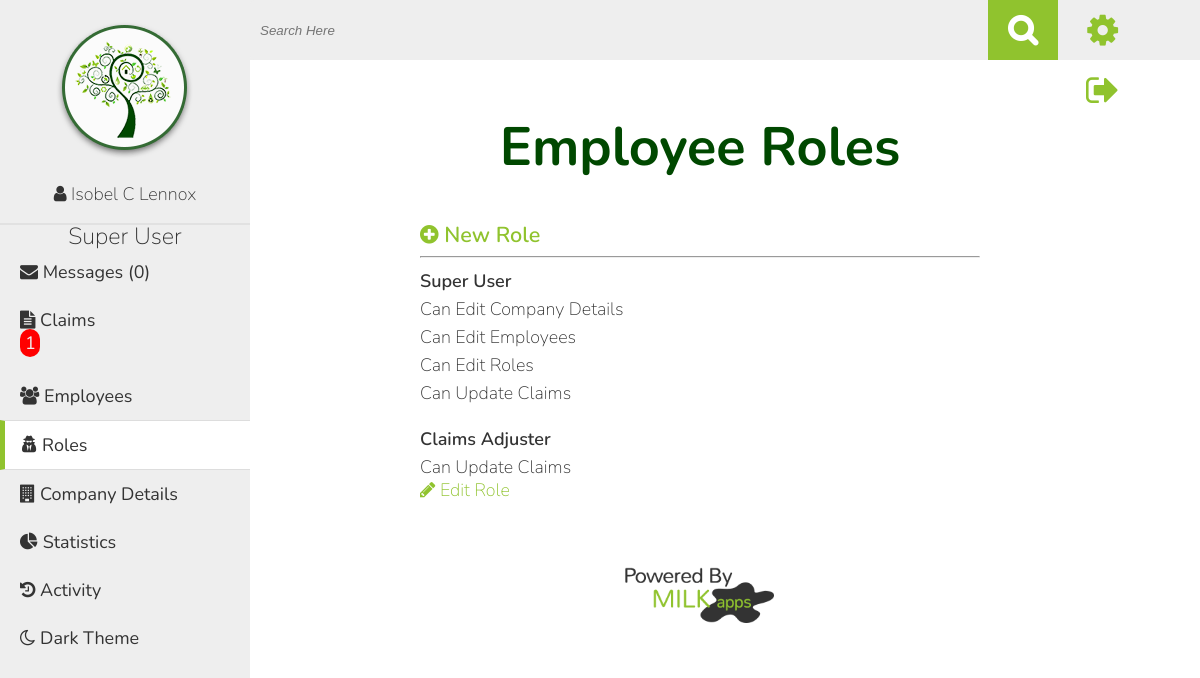
Before: /roles.php (signed in) with the older database file.
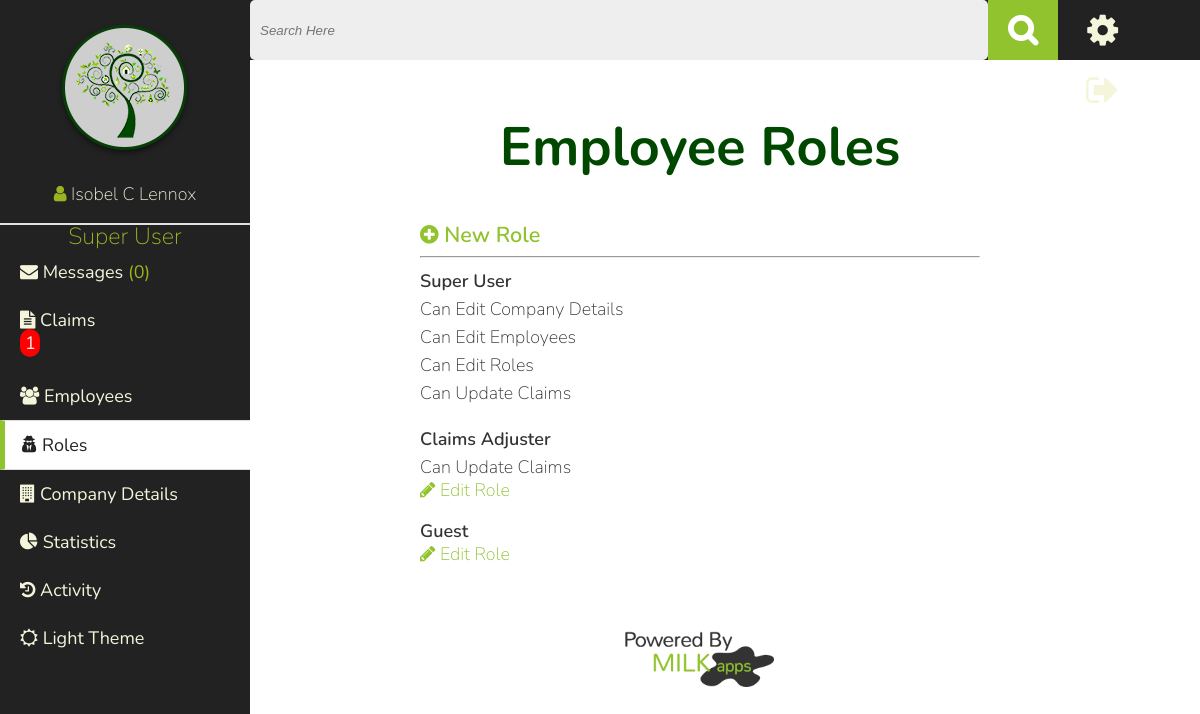
After: the same page with the newer database file.
### tables this page shows
CREATE TABLE IF NOT EXISTS `company_details` (
  `id` int(11) NOT NULL,
  `logo` varchar(60) DEFAULT NULL,
  `name` varchar(60) NOT NULL,
  `address` varchar(60) NOT NULL,
  `city` varchar(60) NOT NULL,
  `state` varchar(20) NOT NULL,
  `zip` varchar(10) NOT NULL,
  `phone` varchar(20) NOT NULL,
  `content` varchar(500) NOT NULL
);

CREATE TABLE IF NOT EXISTS `roles` (
  `id` int(11) NOT NULL,
  `name` varchar(60) NOT NULL
);

CREATE TABLE IF NOT EXISTS `permissions` (
  `id` int(11) NOT NULL,
  `name` varchar(60) NOT NULL
);

### roles.php (the view, shortened to what the changed rows need)
<?php $current_page="roles";
include("inc/header.php");
?>
<h1>Employee Roles</h1>
 <a href="add_role.php" class='large_link'><i class="fa fa-plus-circle"></i> New Role</a><br/>
 <?php
    $role_query  = "SELECT * FROM roles";
    $role_result = mysqli_query($connection, $role_query);
    if($role_result){
        echo "<ul>";
        foreach($role_result as $role){
            $role_id=$role['id'];
            echo "<li><strong>".$role['name']."</strong></li>";
                   $permission_query  = "SELECT * FROM roles_permissions WHERE role_id={$role['id']}";
                    $permission_result = mysqli_query($connection, $permission_query);
                    if($permission_result){
                        echo "<ul>";
                        foreach($permission_result as $permission){
                            $permission_id=$permission['permission_id'];
                                $name_query  = "SELECT * FROM permissions WHERE id={$permission_id}";
                                $name_result = mysqli_query($connection, $name_query);
                                if($name_result){
                                    foreach($name_result as $name){
                                        echo "<li>".$name['name']."</li>";
                                        }
                                }
                        }
                        echo "</ul>";
                    }
            if($role_id!=="1"){
                 if(!isset($_GET['role'])){
                echo "<a href=\"roles.php?role=".$role_id."\"><i class=\"fa fa-pencil\"></i>  Edit Role</a><br/>";
                 }
            }
             echo "<br/>";
            }
    echo "</ul>";
    }
 ?>
<?php include("inc/footer.php"); ?>

### inc/header.php (shortened to what the changed rows need)
<!DOCTYPE html>
<html>
    <head>
        <?php if(isset($_SESSION['theme'])){
        if($_SESSION['theme']==1){
                     ?>
                    <link rel="stylesheet" href="css/style.css">
                    <link rel="stylesheet" href="css/dark-theme.css">
            <?php  }else{
                      ?>
                    <link rel="stylesheet" href="css/style.css">
            <?php   }
        }else{ ?>
            <link rel="stylesheet" href="css/style.css">
        <?php } ?>
        <link rel="stylesheet" href="//maxcdn.bootstrapcdn.com/font-awesome/4.3.0/css/font-awesome.min.css">
    </head>
<body>
<nav>
  <div class= 'logo_user'>
    <?php
        $logo_query="SELECT * FROM company_details";
        $logo_found=mysqli_query($connection, $logo_query);;
        if($logo_found){
            $details=mysqli_fetch_assoc($logo_found);
            $logo=$details['logo'];
        }else{
            $logo="img/under_my_roof_sm.png";
        }
        ?>
    <a href="index.php"><img src="<?php echo $logo; ?>" alt="Greenwell Bank Logo"></a><br>
    <i class="fa fa-user"> </i> <a title="Your Profile" href="profile.php"><?php echo $_SESSION['username']; ?></a>
  </div>
<?php
if($_SESSION['is_employee']==0){
         ?>
        <ul>
         <?php
                if(!isset($current_page) || $current_page=="dashboard"){
                    echo "<li class=\"current_page\"><a href=\"index.php\"><i class=\"fa fa-tachometer\"></i> Dashboard</a></li>";
                }else{
                   echo " <li><a href=\"index.php\"><i class=\"fa fa-tachometer\"></i> Dashboard</a></li>";
                }
            ?>
                <?php
                if(isset($current_page) && $current_page=="inventory"){
                    echo "<li class=\"current_page\"><a href='inventory.php'><i class=\"fa fa-cubes\"></i> Inventory</a>";
                    echo "<ul>";
                    if(isset($sub_page)&&($sub_page == "add_item")) {
                      echo "<li class=\"sub_page\"><a href='add_item.php'><i class=\"fa fa-plus\"></i> Add Item</a></li>";
                    } else {
                      echo "<li><a href=\"add_item.php\"><i class=\"fa fa-plus\"></i> Add Item</a></li>";
                    }
                    if(isset($sub_page)&&($sub_page == "view_rooms")) {
                      echo "<li class=\"sub_page\"><a href='rooms.php'><i class=\"fa fa-eye\"></i> View Rooms</a></li>";
                    } else {
                      echo "<li><a href='rooms.php'><i class=\"fa fa-eye\"></i> View Rooms</a></li>";
                    }
                    echo "</ul></li>";
                ?>
            <?php
                }else{
                   echo " <li><a href='inventory.php'><i class=\"fa fa-cubes\"></i> Inventory</a> ";
                     ?>
              <ul>
                <li><a href="add_item.php"><i class="fa fa-plus"></i> Add Item</a></li>
                <li><a href="rooms.php"><i class="fa fa-eye"></i> View Rooms</a></li>
              </ul> </li>
               <?php
                }
            if(isset($current_page) && $current_page=="claims"){  ?>
            <li class="current_page"><a href="claim_history.php"><i class="fa fa-folder-open"></i> Claims</a>
            <ul>
          <?php
              if(isset($sub_page)&&($sub_page == "file_claim")) {
                echo "<li class=\"sub_page\"><a href=\"file_new_claim.php\"><i class=\"fa fa-file-text\"></i> File Claim</a></li> ";
              } else {
                echo "<li><a href=\"file_new_claim.php\"><i class=\"fa fa-file-text\"></i> File Claim</a></li>";
              }?>
            </ul>
            </li>
<?php }else{
            $all_query  = "SELECT COUNT(*) as total FROM claims WHERE user_id={$_SESSION['user_id']}";
            $all_result = mysqli_query($connection, $all_query);
            $data=mysqli_fetch_assoc($all_result);
          ?>
            <li><a href="claim_history.php"><i class="fa fa-folder-open"></i> Claims</a> <div class="claim_alert"><?php echo $data['total']; ?></div>
                <ul>
                 <li><a href="file_new_claim.php"><i class="fa fa-file-text"></i> File Claim</a></li>
                </ul>
            </li>
   <?php }
             if(isset($current_page) && $current_page=="activity"){ ?>
            <li class="current_page"><a href="activity.php"><i class="fa fa-history"></i> Activity</a></li>
            <?php }else{ ?>
             <li><a href="activity.php"><i class="fa fa-history"></i> Activity</a></li>
           <?php  }
            if(isset($current_page) && $current_page=="help"){?>
            <li class="current_page"><a href="help.php"><i class="fa fa-question"></i> Help</a></li>
             <?php }else{ ?>
              <li><a href="help.php"><i class="fa fa-question"></i> Help</a></li>
              <?php  } ?>
        </ul>
<?php }else{
     ?>
     <?php
    $role_query  = "SELECT * FROM roles WHERE id={$_SESSION['role']}";
    $role_result = mysqli_query($connection, $role_query);
    if($role_result){
        $role=mysqli_fetch_assoc($role_result);
        echo "<h4>".$role['name']."</h4>";
    }
    $claim_notification="SELECT COUNT(*) as total FROM claims WHERE status_id=0";
    $result=mysqli_query($connection, $claim_notification);
    $data=mysqli_fetch_assoc($result);
    $total= $data['total'];
   $role=0;
     foreach($_SESSION['permissions'] as $key => $val){
        if($val==3){
            $role++;
        }
    }  ?>
            <ul>
                   <?php
                    $message_query="SELECT COUNT(*) as messages FROM messages WHERE sent_to={$_SESSION['user_id']} AND viewed=0";
                    $message_found=mysqli_query($connection, $message_query);
                    $mes=mysqli_fetch_assoc($message_found);
                    $num_messg= $mes['messages'];
                    ?>
                <?php  if(isset($current_page) &&  $current_page=="messages"){ ?>
                        <li class="current_page"><a href="messages.php"><i class="fa fa-envelope"></i> Messages </a>(<?php echo $num_messg; ?>)</li>
              <?php  }else{ ?>
                      <li><a href="messages.php"><i class="fa fa-envelope"></i> Messages </a>(<?php echo $num_messg; ?>)</li>
             <?php   } ?>
                <?php
                      if(isset($current_page) && $current_page=="claims"){ ?>
                <li class="current_page"><a href="claims.php?pending"><i class="fa fa-file-text"></i> Claims </a><div class="claim_alert"><?php echo $total; ?></div></li>
              <?php  }else{ ?>
                <li><a href="claims.php?pending"><i class="fa fa-file-text"></i> Claims </a><div class="claim_alert"><?php echo $total; ?></div></li>
             <?php   } ?>
                <?php  if(isset($current_page) && $current_page=="employees"){ ?>
                        <li class="current_page"><a href="employees.php"><i class="fa fa-users"></i> Employees</a></li>
              <?php  }else{ ?>
                     <li><a href="employees.php"><i class="fa fa-users"></i> Employees</a></li>
             <?php   } ?>
                <?php  if(isset($current_page) && $current_page=="roles"){
                        if($role == 1){ ?>
                            <li class="current_page"><a href="roles.php"><i class="fa fa-user-secret"></i> Roles</a></li>
                        <?php }?>
              <?php  }else{
                        if($role == 1){ ?>
                <li><a href="roles.php"><i class="fa fa-user-secret"></i> Roles</a></li>
                <?php }?>
             <?php   } ?>
            <?php  if(isset($current_page) && $current_page=="company"){ ?>
                        <li class="current_page"><a href="company_details.php"><i class="fa fa-building"></i> Company Details</a></li>
              <?php  }else{ ?>
                      <li><a href="company_details.php"><i class="fa fa-building"></i> Company Details</a></li>
             <?php   } ?>
               <?php  if(!isset($current_page) || $current_page=="dashboard"){ ?>
                        <li class="current_page"><a href="index.php"><i class="fa fa-pie-chart"></i> Statistics</a></li>
              <?php  }else{ ?>
                  <li><a href="index.php"><i class="fa fa-pie-chart"></i> Statistics</a></li>
             <?php   } ?>
                <?php if(isset($current_page) && $current_page=="activity"){ ?>
                <li class="current_page"><a href="activity.php"><i class="fa fa-history"></i> Activity</a></li>
                    <?php }else{ ?>
                     <li><a href="activity.php" ><i class="fa fa-history"></i> Activity</a></li>
                   <?php  } ?>
            </ul>
<?php }  ?>
            <ul id="themes">
                 <?php if(isset($_SESSION['theme'])){
            if($_SESSION['theme']==1){
                  echo "<li><a href=\"edit.php?theme\"><i class=\"fa fa-sun-o\"></i> Light Theme</a></li>";
                    }else{
                    echo "<li><a href=\"edit.php?theme\"><i class=\"fa fa-moon-o\"></i> Dark Theme</a></li>";
                    }
                }else{
            echo "<li><a href=\"edit.php?theme\"><i class=\"fa fa-moon-o\"></i> Dark Theme</a></li>";
            }
        ?>
             </ul>
          </nav>
<header>
    <div class="account_links">
        <div>
          <a title="Manage Account Settings" href="settings.php?user=<?php echo $_SESSION['user_id'] ?>"><i id="spinCog" class="fa fa-cog fa-2x"></i></a>
        </div>
        <div>
          <a title="Log Out" href="logout.php"><i class="fa fa-sign-out fa-2x"></i></a>
        </div>
    </div>
</header>
        <div class="clearfix" id="page">
              <div class="content_wrapper">

Changed rows visible on the page:
added roles: name "Guest"
Other visible differences:
text no longer shown: "Dark Theme"
text now shown: "Light Theme"
